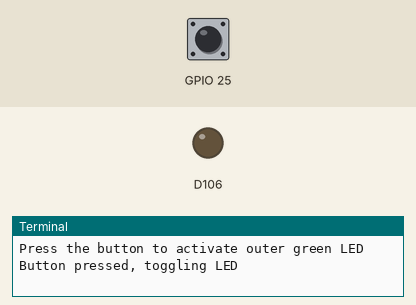
Recording of a program running on a simulated Raspberry Pi (BCM pin numbers). On the bench: output pins drawn as LEDs (lit = HIGH), the last lines printed to the terminal. Dashed ring = blinking. Inputs (shaded band) come from the test bench; at power-on: GPIO 25 LOW. Parts the program declares active-low are drawn by pin level, so they are really on while drawn off.

Above: at 1.2 s.
1.3 s: GPIO 25 pulsed HIGH 5 times (0.12 s each, 0.3 s apart)
At 1.62 s:
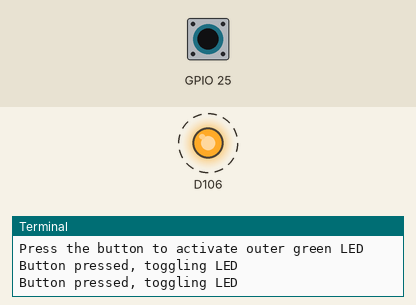
At 4.1 s:
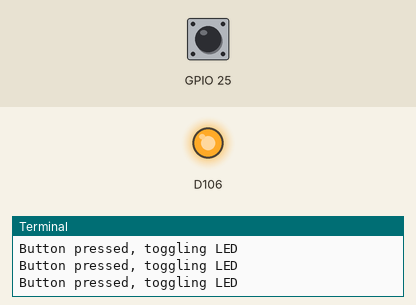
Timing chart, 0 to 5.6 s (numbered marks = the images above; inputs shaded):
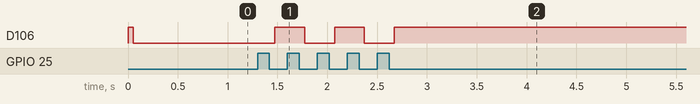

Measured:
- after the input at 1.3 s, D106: alternates HIGH for 0.30 s and LOW for 0.30 s, 5 changes in all, then stays HIGH, starting after 0.17 s

The program:

polling_button.py
```python
"""
This is a sample code demonstrating the use of a button on the Jetson Kit.
The button press detection is based on polling with debouncing.
Should an interrupt be needed, a reconfiguration of the Tegra image is required.
Please contact XIMEA support for more details.

Outer button (GPIO10) and Outer green LED (GPIO11) are used in the sample.
Libgpiod is used for GPIO control.

Workflow:
- Initialize GPIO10 for input, inverse logic
- Initialize GPIO11 for output, inverse logic
- In a loop:
-- On a proper button press (with debouncing), toggle the LED state

Abort the program with Ctrl+C.

Sample is based on:
https://docs.arduino.cc/built-in-examples/digital/Debounce/

Libgpiod documentation:
https://libgpiod.readthedocs.io/en/latest/python_api.html
"""

import time
import gpiod
from gpiod.line import Direction, Drive, Value

# Using outer button, GPIO10/PEE.02 on Orin NX, which is mapped to gpiochip1, line offset 25
BUTTON_DEVICE = "/dev/gpiochip1"
BUTTON_OFFSET = 25

# Using outer green LED, GPIO11/PQ.06 on Orin NX, which is mapped to gpiochip0, line offset 106
LED_DEVICE = "/dev/gpiochip0"
LED_OFFSET = 106

DEBOUNCE_MS = 50

button_settings = gpiod.LineSettings(
        direction=Direction.INPUT,
        active_low=True # Buttons use inverse logic
    )

led_settings = gpiod.LineSettings(
        direction=Direction.OUTPUT,
        drive=Drive.PUSH_PULL,
        active_low=True, # LEDs use inverse logic
        output_value=Value.INACTIVE
    )

button_request = gpiod.request_lines(
        BUTTON_DEVICE,
        consumer="button-input",
        config={BUTTON_OFFSET: button_settings}
    )

led_request = gpiod.request_lines(
        LED_DEVICE,
        consumer="LED-output",
        config={LED_OFFSET: led_settings},
)

try:
    print("Press the button to activate outer green LED")

    last_button_value = Value.INACTIVE
    led_state = False
    button_state = Value.INACTIVE
    last_debounce_time = time.monotonic_ns() // 1_000_000

    while True:
    	# Reading button value
        button_value = button_request.get_value(BUTTON_OFFSET)

        if button_value is not last_button_value:
            last_debounce_time = time.monotonic_ns() // 1_000_000

        current_time = time.monotonic_ns() // 1_000_000

        if (current_time - last_debounce_time) > DEBOUNCE_MS:
            if button_value != button_state:
                button_state = button_value
                if button_state is Value.ACTIVE:
                    # Button pressed, toggle LED state
                    print("Button pressed, toggling LED")
                    led_state = not led_state

        # Setting LED state
        if led_state==True:
            led_request.set_value(LED_OFFSET, Value.ACTIVE)
        else:
            led_request.set_value(LED_OFFSET, Value.INACTIVE)

        last_button_value = button_value

except KeyboardInterrupt:
    print("Aborting!")

finally:
    button_request.release()
    led_request.release()
```
